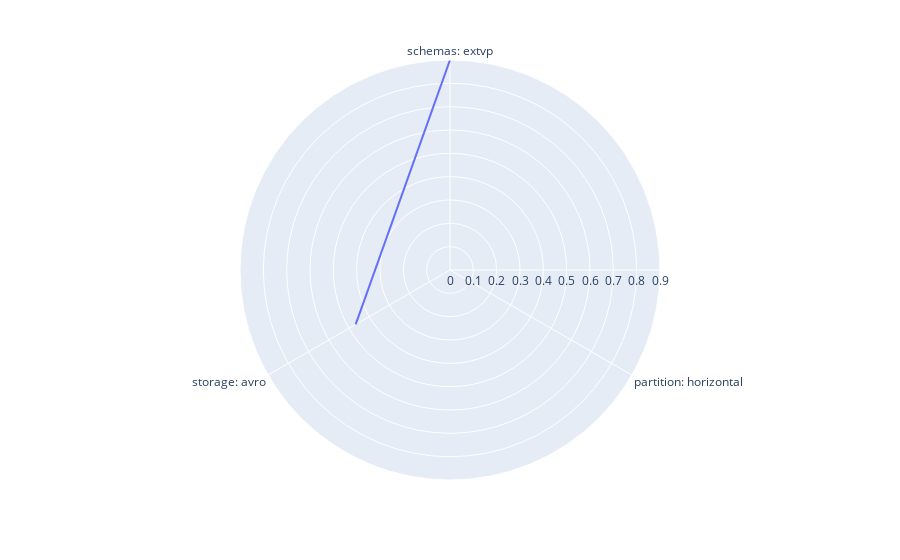

Source (notebook cell):
### Markdown cell above
<small>Ranking over one dimension is insufficient when it counts multiple dimensions. The presence of trade-offs reduces the accuracy of single dimension ranking functions which could be seen in the radar plot below.</small><br><br>
<small>This method returns a radar chart that shows the presence of trade-offs by using the single dimension ranking criterion that reduces the accuracy of the other dimensions</small>

### Code cell
# This example shows a figure of the top configuration of ranking by schema is optimized towards its dimension only, ignoring the other two dimension.
from Rank import SDRank
SDRank(config_watdiv, logs_watdiv, '100M', 'schemas').plotRadar()
# SDRank(config_watdiv, logs_watdiv, '100M', 'storage').plotRadar()
# SDRank(config_watdiv, logs_watdiv, '250M', 'schemas').plotRadar()
# SDRank(config_watdiv, logs_watdiv, '250M', 'storage').plotRadar()
# SDRank(config_watdiv, logs_watdiv, '500M', 'schemas').plotRadar()
# SDRank(config_watdiv, logs_watdiv, '500M', 'storage').plotRadar()

### Figure 1 — Plotly figure (JSON) as saved in the notebook; plotly's stock layout.template omitted (floating-point values rounded to 4 significant figures)
{"data": [{"hovertemplate": "r=%{r}<br>theta=%{theta}<extra></extra>", "legendgroup": "", "line": {"color": "#636efa", "dash": "solid"}, "marker": {"symbol": "circle"}, "mode": "lines", "name": "", "r": [0.9, null, 0.4667, 0.9], "showlegend": false, "subplot": "polar", "theta": ["schemas: extvp", "partition: horizontal", "storage: avro", "schemas: extvp"], "type": "scatterpolar"}], "layout": {"legend": {"tracegroupgap": 0}, "margin": {"t": 60}, "polar": {"angularaxis": {"direction": "clockwise", "rotation": 90}, "domain": {"x": [0, 1], "y": [0, 1]}}}}
